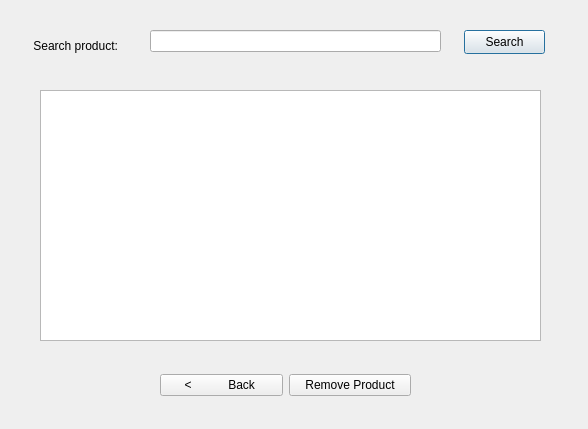
<?xml version="1.0" encoding="UTF-8"?>
<ui version="4.0">
 <class>CommonUserWindow</class>
 <widget class="QDialog" name="CommonUserWindow">
  <property name="geometry">
   <rect>
    <x>0</x>
    <y>0</y>
    <width>588</width>
    <height>429</height>
   </rect>
  </property>
  <property name="windowTitle">
   <string>Dialog</string>
  </property>
  <widget class="QPushButton" name="searchButton">
   <property name="geometry">
    <rect>
     <x>464</x>
     <y>30</y>
     <width>81</width>
     <height>24</height>
    </rect>
   </property>
   <property name="text">
    <string>Search</string>
   </property>
  </widget>
  <widget class="QLabel" name="label">
   <property name="geometry">
    <rect>
     <x>30</x>
     <y>30</y>
     <width>101</width>
     <height>31</height>
    </rect>
   </property>
   <property name="text">
    <string> Search product:</string>
   </property>
  </widget>
  <widget class="QLineEdit" name="txt_search">
   <property name="geometry">
    <rect>
     <x>150</x>
     <y>30</y>
     <width>291</width>
     <height>22</height>
    </rect>
   </property>
  </widget>
  <widget class="QTableWidget" name="tw_inventorY">
   <property name="geometry">
    <rect>
     <x>40</x>
     <y>90</y>
     <width>501</width>
     <height>251</height>
    </rect>
   </property>
  </widget>
  <widget class="QWidget" name="">
   <property name="geometry">
    <rect>
     <x>160</x>
     <y>360</y>
     <width>251</width>
     <height>51</height>
    </rect>
   </property>
   <layout class="QHBoxLayout" name="horizontalLayout">
    <item>
     <widget class="QPushButton" name="BackButton">
      <property name="text">
       <string>&lt;           Back </string>
      </property>
     </widget>
    </item>
    <item>
     <widget class="QPushButton" name="removePButton">
      <property name="text">
       <string>Remove Product</string>
      </property>
     </widget>
    </item>
   </layout>
  </widget>
 </widget>
 <resources/>
 <connections/>
</ui>
